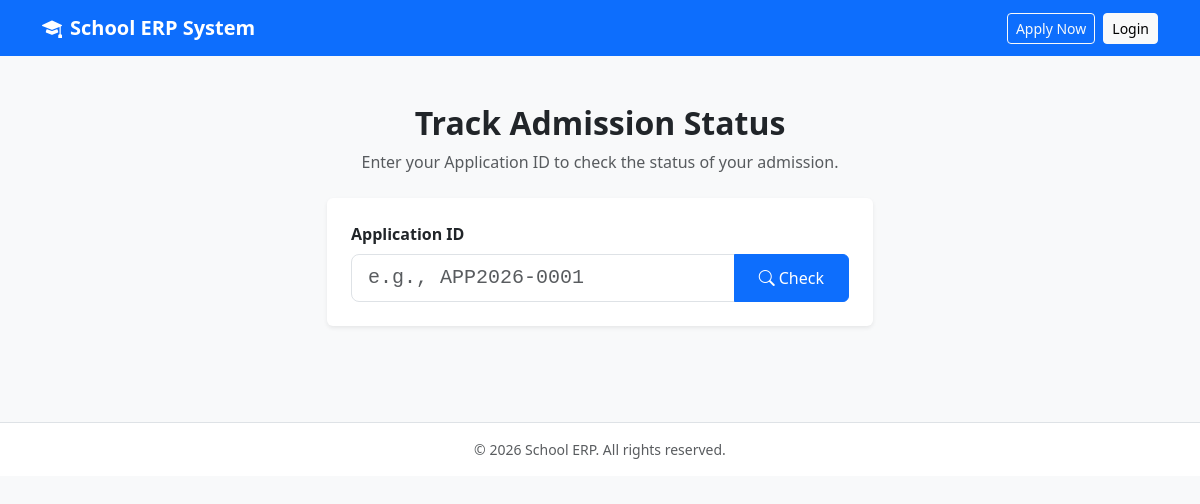
The app's page /public/admission-status.php with its own data.
### tables this page shows
CREATE TABLE IF NOT EXISTS `settings` (
  `id`           INT UNSIGNED AUTO_INCREMENT PRIMARY KEY,
  `setting_key`  VARCHAR(100) NOT NULL UNIQUE,
  `setting_value` TEXT        DEFAULT NULL,
  `updated_at`   TIMESTAMP    DEFAULT CURRENT_TIMESTAMP ON UPDATE CURRENT_TIMESTAMP
);

### config/config.php (called while the page is built, shortened)
<?php
require_once CONFIG_PATH . 'database.php';
require_once INCLUDES_PATH . 'functions.php';
function get_setting(string $key, string $default = ''): string
{
    global $pdo;
    static $cache = [];
    if (!isset($cache[$key])) {
        try {
            $stmt = $pdo->prepare("SELECT setting_value FROM settings WHERE setting_key = ? LIMIT 1");
            $stmt->execute([$key]);
            $row = $stmt->fetch();
            $cache[$key] = $row ? (string)$row['setting_value'] : $default;
        } catch (Exception $e) {
            return $default;
        }
    }
    return $cache[$key];
}

### includes/functions.php (called while the page is built, shortened)
<?php
function sanitize(string $data): string
{
    return htmlspecialchars(trim($data), ENT_QUOTES | ENT_HTML5, 'UTF-8');
}

### public/admission-status.php (the view, shortened to what this page needs)
<?php
require_once dirname(__DIR__) . '/config/config.php';
$site_name = get_setting('site_name','School ERP');
$app_id    = sanitize($_GET['id'] ?? ($_POST['app_id'] ?? ''));
?>
<!DOCTYPE html>
<html lang="en">
<head>
  <link href="https://cdn.jsdelivr.net/npm/bootstrap@5.3.3/dist/css/bootstrap.min.css" rel="stylesheet">
  <link href="https://cdn.jsdelivr.net/npm/bootstrap-icons@1.11.3/font/bootstrap-icons.min.css" rel="stylesheet">
</head>
<body class="bg-light">
<nav class="navbar navbar-dark bg-primary">
  <div class="container">
    <a class="navbar-brand fw-bold" href="<?= SITE_URL ?>">
      <i class="bi bi-mortarboard-fill me-2"></i><?= sanitize($site_name) ?>
    </a>
    <div class="ms-auto d-flex gap-2">
      <a href="<?= SITE_URL ?>/public/admission.php" class="btn btn-outline-light btn-sm">Apply Now</a>
      <a href="<?= SITE_URL ?>/auth/login.php" class="btn btn-light btn-sm">Login</a>
    </div>
  </div>
</nav>
<div class="container py-5">
  <div class="row justify-content-center">
    <div class="col-12 col-md-8 col-lg-6">
      <div class="text-center mb-4">
        <h2 class="fw-bold">Track Admission Status</h2>
        <p class="text-muted">Enter your Application ID to check the status of your admission.</p>
      </div>
      <div class="card border-0 shadow-sm mb-4">
        <div class="card-body p-4">
          <form method="POST">
            <label class="form-label fw-semibold">Application ID</label>
            <div class="input-group">
              <input type="text" name="app_id" class="form-control form-control-lg font-monospace"
                     value="<?= sanitize($app_id) ?>"
                     placeholder="e.g., APP2026-0001" required autofocus>
              <button type="submit" class="btn btn-primary px-4">
                <i class="bi bi-search me-1"></i>Check
              </button>
            </div>
          </form>
        </div>
      </div>
    </div>
  </div>
</div>
<footer class="text-center py-3 text-muted small bg-white border-top mt-4">
  <?= sanitize(get_setting('footer_text','')) ?>
</footer>
</body>
</html>

### records on screen
settings: setting_value "School ERP System"
settings: setting_value "© 2026 School ERP. All rights reserved."
